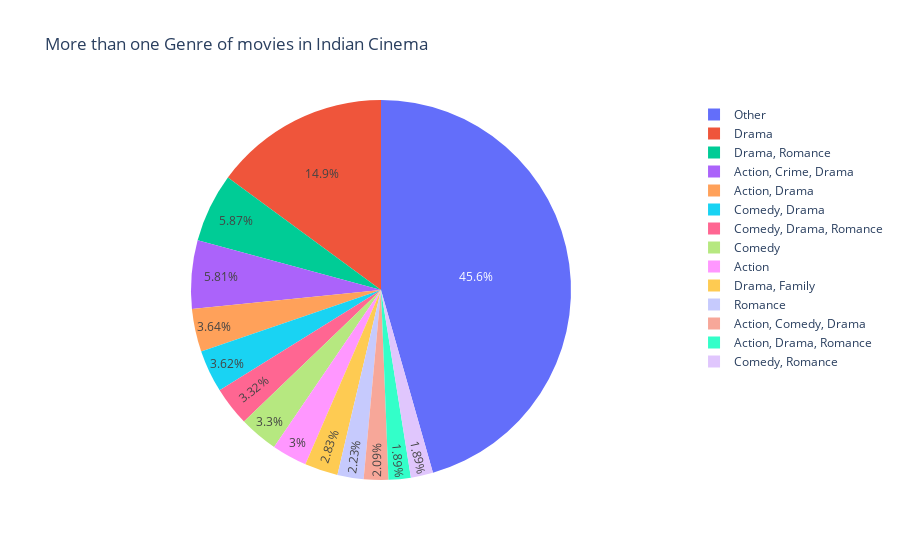

Source (notebook cell):
### Code cell
genres.loc[genres['Count'] < 100, 'Genre'] = 'Other'
pie = px.pie(genres, values='Count', names='Genre', title='More than one Genre of movies in Indian Cinema')
pie.show()

### Figure 1 — Plotly figure (JSON) as saved in the notebook; plotly's stock layout.template omitted (floating-point values rounded to 4 significant figures; data arrays with more than 128 entries replaced by an {"elided": "..."} marker saying what was removed)
{"data": [{"domain": {"x": [0, 1], "y": [0, 1]}, "hovertemplate": "Genre=%{label}<br>Count=%{value}<extra></extra>", "labels": {"elided": "376 str values"}, "legendgroup": "", "name": "", "showlegend": true, "type": "pie", "values": {"elided": "376 int values"}}], "layout": {"legend": {"tracegroupgap": 0}, "title": {"text": "More than one Genre of movies in Indian Cinema"}}}
